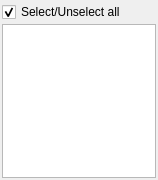
<?xml version="1.0" encoding="UTF-8"?>
<ui version="4.0">
 <class>FilterStrings</class>
 <widget class="QWidget" name="FilterStrings">
  <property name="geometry">
   <rect>
    <x>0</x>
    <y>0</y>
    <width>158</width>
    <height>180</height>
   </rect>
  </property>
  <property name="sizePolicy">
   <sizepolicy hsizetype="Preferred" vsizetype="MinimumExpanding">
    <horstretch>0</horstretch>
    <verstretch>0</verstretch>
   </sizepolicy>
  </property>
  <property name="windowTitle">
   <string>Strings filter</string>
  </property>
  <layout class="QVBoxLayout" name="verticalLayout">
   <property name="spacing">
    <number>2</number>
   </property>
   <property name="sizeConstraint">
    <enum>QLayout::SetDefaultConstraint</enum>
   </property>
   <property name="leftMargin">
    <number>2</number>
   </property>
   <property name="topMargin">
    <number>2</number>
   </property>
   <property name="rightMargin">
    <number>2</number>
   </property>
   <property name="bottomMargin">
    <number>2</number>
   </property>
   <item>
    <widget class="QCheckBox" name="selectAll">
     <property name="layoutDirection">
      <enum>Qt::LeftToRight</enum>
     </property>
     <property name="text">
      <string>Select/Unselect all</string>
     </property>
     <property name="checked">
      <bool>true</bool>
     </property>
    </widget>
   </item>
   <item>
    <widget class="QListWidget" name="listWidget"/>
   </item>
  </layout>
 </widget>
 <resources/>
 <connections/>
</ui>
